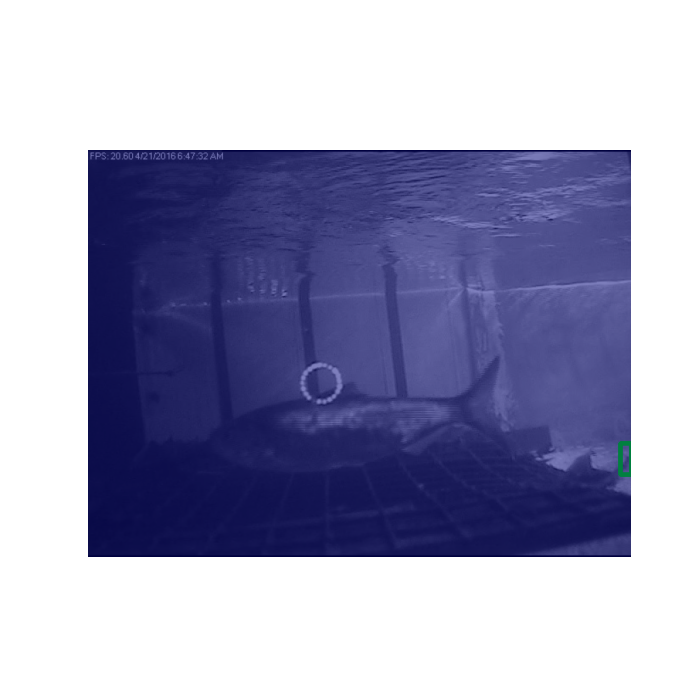

Write the Python code that produced this figure.
import math

import cv2
import matplotlib.pyplot as plt
import numpy as np

from mmdet.apis import init_detector, inference_detector
from mmyolo.utils import register_all_modules
from mmengine.registry import DefaultScope

def generate_mask(image_size, grid_size, prob_thresh):
    image_w, image_h = image_size
    grid_w, grid_h = grid_size
    cell_w, cell_h = math.ceil(image_w / grid_w), math.ceil(image_h / grid_h)
    up_w, up_h = (grid_w + 1) * cell_w, (grid_h + 1) * cell_h

    mask = (np.random.uniform(0, 1, size=(grid_h, grid_w)) <
            prob_thresh).astype(np.float32)
    mask = cv2.resize(mask, (up_w, up_h), interpolation=cv2.INTER_LINEAR)
    offset_w = np.random.randint(0, cell_w)
    offset_h = np.random.randint(0, cell_h)
    mask = mask[offset_h:offset_h + image_h, offset_w:offset_w + image_w]
    return mask

def mask_image(image, mask):
    masked = ((image.astype(np.float32) / 255 * np.dstack([mask] * 3)) *
              255).astype(np.uint8)
    return masked

def iou(box1, box2):
    box1 = np.asarray(box1)
    box2 = np.asarray(box2)
    tl = np.vstack([box1[:2], box2[:2]]).max(axis=0)
    br = np.vstack([box1[2:], box2[2:]]).min(axis=0)
    intersection = np.prod(br - tl) * np.all(tl < br).astype(float)
    area1 = np.prod(box1[2:] - box1[:2])
    area2 = np.prod(box2[2:] - box2[:2])
    return intersection / (area1 + area2 - intersection)

def generate_saliency_map(image,
                          target_class_index,
                          target_box,
                          prob_thresh=0.5,
                          grid_size=(16, 16),
                          n_masks=5000,
                          seed=0):
    np.random.seed(seed)
    image_h, image_w = image.shape[:2]
    res = np.zeros((image_h, image_w), dtype=np.float32)
    for _ in range(n_masks):
        mask = generate_mask(image_size=(image_w, image_h),
                             grid_size=grid_size,
                             prob_thresh=prob_thresh)
        masked = mask_image(image, mask)
        out = inference_detector(model, masked)
        preds=out.pred_instances
        bboxes,scores=preds.bboxes.cpu().data.numpy(),preds.scores.cpu().data.numpy()
        temp=[]
        for i, bbox in enumerate(bboxes):
            if scores[i] < 0.2577:
                break
            box = tuple(np.round(bbox).astype(int).tolist())
            temp.append(iou(target_box, box) * scores[i])
        max_score = max(temp,default=0)
        res += mask * max_score
    return res


image_path = "data/input/test/herring/images/319.png"
config = 'config.py'
checkpoint ='runs/train/uncropped/weights/best.pt'
device = 'cuda:0'

register_all_modules()

model = init_detector(config, checkpoint, device)
label_names = ['scallop','herring','dead-scallop','flounder','roundfish','skate']
image = cv2.imread(image_path)
scale = 600 / min(image.shape[:2])
image = cv2.resize(image,
                  None,
                  fx=scale,
                  fy=scale,
                  interpolation=cv2.INTER_AREA)


out = inference_detector(model, image)
res = image.copy()
preds=out.pred_instances
bboxes,labels,scores=preds.bboxes.cpu().data.numpy(),preds.labels.cpu().data.numpy(),preds.scores.cpu().data.numpy()
for i, bbox in enumerate(bboxes):
    if scores[i] < 0.2577:
        break
    box = tuple(np.round(bbox).astype(int).tolist())
    print(i, labels[i], box, scores[i])
    cv2.rectangle(res, box[:2], box[2:], (0, 255, 0), 5)
# plt.figure(figsize=(7, 7))
# plt.imshow(res[:, :, ::-1])
# plt.show()

target_box = np.array([225, 313, 472, 806])
saliency_map = generate_saliency_map(image,
                                     target_class_index=3,
                                     target_box=target_box,
                                     prob_thresh=0.5,
                                     grid_size=(16, 16),
                                     n_masks=1000)

image_with_bbox = image.copy()
saliency_map=saliency_map.astype(np.float)
cv2.rectangle(image_with_bbox, tuple(target_box[:2]), tuple(target_box[2:]),
              (0, 255, 0), 5)
plt.figure(figsize=(7, 7))
plt.imshow(image_with_bbox[:, :, ::-1])
plt.imshow(saliency_map, cmap='jet', alpha=0.5)
plt.axis('off')
print(saliency_map)
plt.imsave(saliency_map,'saliency.png')
plt.show()